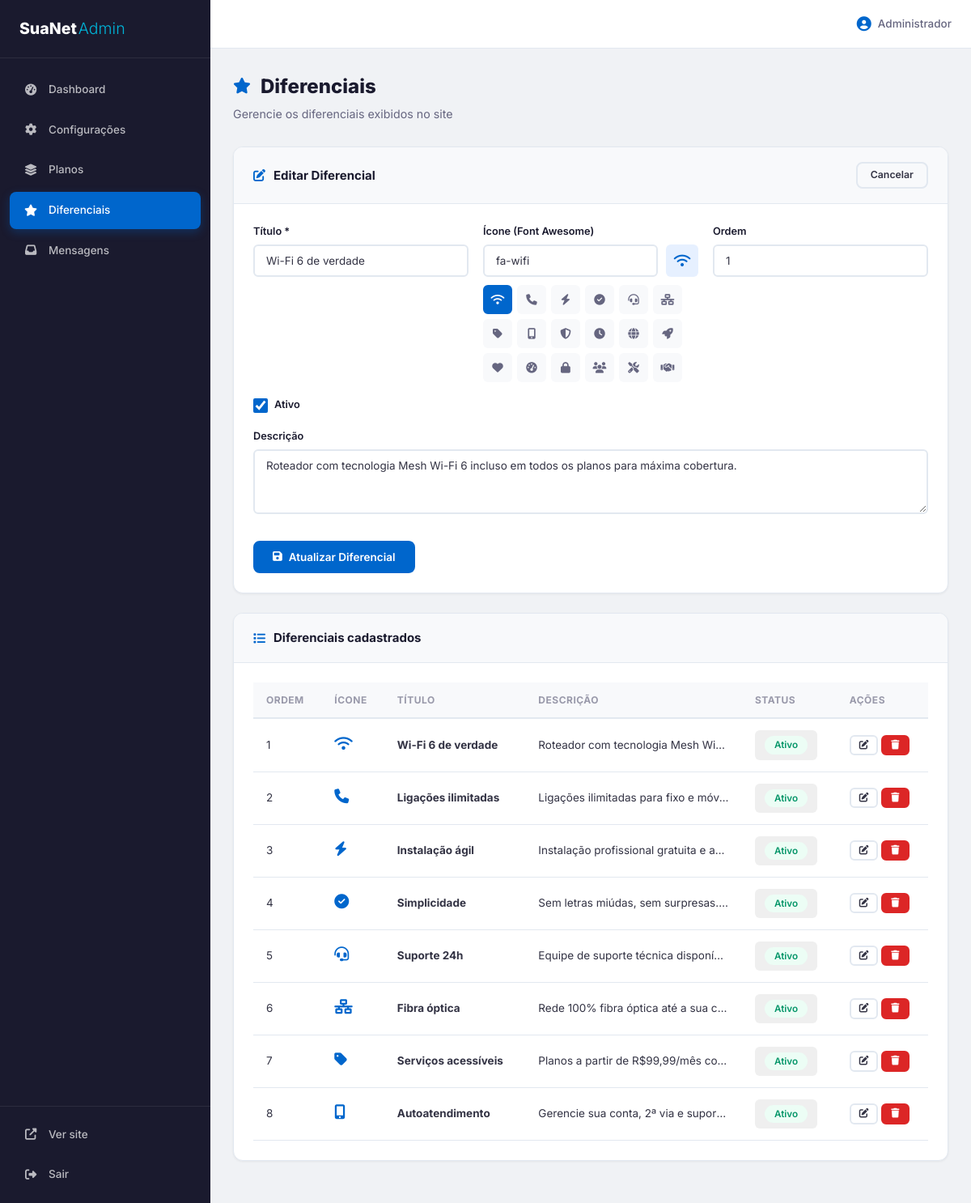
/admin/differentials.php?edit=1 (signed in), run on the app's committed database.
### tables this page shows
CREATE TABLE `differentials` (
    `id` INT AUTO_INCREMENT PRIMARY KEY,
    `title` VARCHAR(200) NOT NULL,
    `description` TEXT,
    `icon` VARCHAR(100),
    `sort_order` INT DEFAULT 0,
    `active` TINYINT(1) DEFAULT 1,
    `created_at` TIMESTAMP DEFAULT CURRENT_TIMESTAMP
);

### admin/differentials.php (the view, shortened to what this page needs)
<?php
$db = getDB();
$edit_diff = null;
$differentials = $db->query("SELECT * FROM differentials ORDER BY sort_order ASC, id ASC")->fetchAll();
if (isset($_GET['edit'])) {
    $stmt = $db->prepare("SELECT * FROM differentials WHERE id = ?");
    $stmt->execute([intval($_GET['edit'])]);
    $edit_diff = $stmt->fetch();
}
$icon_suggestions = [
    'fa-wifi', 'fa-phone', 'fa-bolt', 'fa-check-circle', 'fa-headset',
    'fa-network-wired', 'fa-tag', 'fa-mobile-alt', 'fa-shield-alt',
    'fa-clock', 'fa-globe', 'fa-rocket', 'fa-heart', 'fa-tachometer-alt',
    'fa-lock', 'fa-users', 'fa-tools', 'fa-handshake'
];
include __DIR__ . '/includes/header.php';
?>
<div class="page-header">
    <h1><i class="fas fa-star"></i> Diferenciais</h1>
    <p>Gerencie os diferenciais exibidos no site</p>
</div>
<div class="card">
    <div class="card-header">
        <h3><i class="fas fa-<?= $edit_diff ? 'edit' : 'plus' ?>"></i> <?= $edit_diff ? 'Editar Diferencial' : 'Novo Diferencial' ?></h3>
        <?php if ($edit_diff): ?>
        <a href="differentials.php" class="btn btn-sm btn-outline">Cancelar</a>
        <?php endif; ?>
    </div>
    <div class="card-body">
        <form method="POST">
            <div class="form-grid">
                <div class="form-group">
                    <label>Título *</label>
                    <input type="text" name="title" value="<?= htmlspecialchars($edit_diff['title'] ?? '') ?>" required placeholder="Ex: Wi-Fi 6 de verdade">
                </div>
                <div class="form-group">
                    <label>Ícone (Font Awesome)</label>
                    <div class="icon-input-wrap">
                        <input type="text" name="icon" id="iconInput" value="<?= htmlspecialchars($edit_diff['icon'] ?? '') ?>" placeholder="Ex: fa-wifi">
                        <span class="icon-preview" id="iconPreview">
                            <?php if (!empty($edit_diff['icon'])): ?>
                            <i class="fas <?= htmlspecialchars($edit_diff['icon']) ?>"></i>
                            <?php endif; ?>
                        </span>
                    </div>
                    <div class="icon-suggestions">
                        <?php foreach ($icon_suggestions as $icon): ?>
                        <button type="button" class="icon-suggestion <?= ($edit_diff['icon'] ?? '') === $icon ? 'selected' : '' ?>" data-icon="<?= $icon ?>" title="<?= $icon ?>">
                            <i class="fas <?= $icon ?>"></i>
                        </button>
                        <?php endforeach; ?>
                    </div>
                </div>
                <div class="form-group">
                    <label>Ordem</label>
                    <input type="number" name="sort_order" value="<?= intval($edit_diff['sort_order'] ?? 0) ?>">
                </div>
                <div class="form-group form-group-checkbox">
                    <label>
                        <input type="checkbox" name="active" value="1" <?= ($edit_diff['active'] ?? 1) ? 'checked' : '' ?>>
                        Ativo
                    </label>
                </div>
            </div>
            <div class="form-group form-group-full">
                <label>Descrição</label>
                <textarea name="description" rows="3" placeholder="Descrição do diferencial"><?= htmlspecialchars($edit_diff['description'] ?? '') ?></textarea>
            </div>
            <div class="form-actions">
                <button type="submit" class="btn btn-primary">
                    <i class="fas fa-save"></i> <?= $edit_diff ? 'Atualizar' : 'Criar' ?> Diferencial
                </button>
            </div>
        </form>
    </div>
</div>
<div class="card">
    <div class="card-header">
        <h3><i class="fas fa-list"></i> Diferenciais cadastrados</h3>
    </div>
    <div class="card-body">
        <?php if (empty($differentials)): ?>
        <p class="empty-state">Nenhum diferencial cadastrado.</p>
        <?php else: ?>
        <div class="table-responsive">
            <table class="table">
                <thead>
                    <tr>
                        <th>Ordem</th>
                        <th>Ícone</th>
                        <th>Título</th>
                        <th>Descrição</th>
                        <th>Status</th>
                        <th>Ações</th>
                    </tr>
                </thead>
                <tbody>
                    <?php foreach ($differentials as $diff): ?>
                    <tr class="<?= $diff['active'] ? '' : 'inactive-row' ?>">
                        <td><?= $diff['sort_order'] ?></td>
                        <td><i class="fas <?= htmlspecialchars($diff['icon'] ?? '') ?>" style="font-size:1.2rem;color:var(--primary);"></i></td>
                        <td><strong><?= htmlspecialchars($diff['title']) ?></strong></td>
                        <td class="desc-cell"><?= htmlspecialchars(mb_substr($diff['description'] ?? '', 0, 80)) ?><?= mb_strlen($diff['description'] ?? '') > 80 ? '...' : '' ?></td>
                        <td>
                            <button class="btn btn-xs toggle-active" data-table="differentials" data-id="<?= $diff['id'] ?>" data-active="<?= $diff['active'] ?>">
                                <?php if ($diff['active']): ?>
                                <span class="status-badge status-active">Ativo</span>
                                <?php else: ?>
                                <span class="status-badge status-inactive">Inativo</span>
                                <?php endif; ?>
                            </button>
                        </td>
                        <td>
                            <a href="differentials.php?edit=<?= $diff['id'] ?>" class="btn btn-xs btn-outline" title="Editar">
                                <i class="fas fa-edit"></i>
                            </a>
                            <button class="btn btn-xs btn-danger delete-item" data-table="differentials" data-id="<?= $diff['id'] ?>" title="Excluir">
                                <i class="fas fa-trash"></i>
                            </button>
                        </td>
                    </tr>
                    <?php endforeach; ?>
                </tbody>
            </table>
        </div>
        <?php endif; ?>
    </div>
</div>
<?php include __DIR__ . '/includes/footer.php'; ?>

### data on the page
differentials: title "Wi-Fi 6 de verdade", icon "fa-wifi", sort_order "1", active "☑", description "Roteador com tecnologia Mesh Wi-Fi 6 incluso em todos os planos para máxima cobertura.", description "Roteador com tecnologia Mesh Wi…", shows "Ativo"
differentials: sort_order "2", title "Ligações ilimitadas", description "Ligações ilimitadas para fixo e móv…", active "Ativo"
differentials: sort_order "3", title "Instalação ágil", description "Instalação profissional gratuita e a…", active "Ativo"
differentials: sort_order "4", title "Simplicidade", description "Sem letras miúdas, sem surpresas.…", active "Ativo"
differentials: sort_order "5", title "Suporte 24h", description "Equipe de suporte técnica disponív…", active "Ativo"
differentials: sort_order "6", title "Fibra óptica", description "Rede 100% fibra óptica até a sua c…", active "Ativo"
differentials: sort_order "7", title "Serviços acessíveis", description "Planos a partir de R$99,99/mês co…", active "Ativo"
differentials: sort_order "8", title "Autoatendimento", description "Gerencie sua conta, 2ª via e supor…", active "Ativo"

### other printed values
$admin_user['full_name'] "Administrador"
